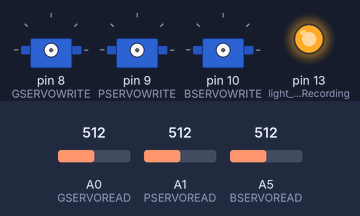
The sketch below on a simulated Arduino Uno, built with avr-gcc and run on an emulated ATmega328P. Parts: 3 × servo, output pins drawn as LEDs (lit = HIGH). The test bench sets the inputs (shaded band); at power-on: A0 (GSERVOREAD) = 512, A1 (PSERVOREAD) = 512, A5 (BSERVOREAD) = 512. What the sketch prints to the serial monitor is not drawn.

Above: at 13.4 s.
At 37.0 s:
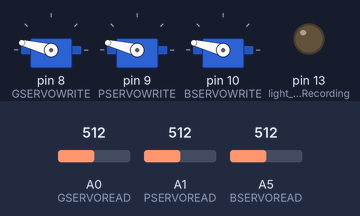
Timing chart, 0 to 61.4 s (numbered marks = the images above):
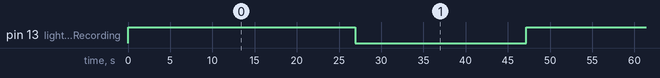

The sketch:

Record.ino
```cpp
/*
This sketch is for val11idating the concept
*/
#include <Servo.h>

// Servo with green wire
#define GSERVOREAD A0
int rawGServoPos = 0;
#define GSERVOWRITE 8
int estGServoPos = 0;
Servo GServo;

// Servo with purple wire
#define PSERVOREAD A1
int rawPServoPos = 0;
#define PSERVOWRITE 9
int estPServoPos = 0;
Servo PServo;

// Servo with blue wire
#define BSERVOREAD A5
int rawBServoPos = 0;
#define BSERVOWRITE 10
int estBServoPos = 0;
Servo BServo;

// Sampling frequency
#define SF 30
// Roughly enough mem for 600 Length
#define MAXRECORDLENGTH 550

unsigned char recordedGPos[MAXRECORDLENGTH];
unsigned char recordedPPos[MAXRECORDLENGTH];
unsigned char recordedBPos[MAXRECORDLENGTH];

int recordLength = 0;

void setup() {
  Serial.begin(9600);

  pinMode(LED_BUILTIN, OUTPUT); // light when Recording

}


void loop() {
  Record();
  Play();

  delay(2000);
}

bool EndRecord() {
  return false;
}

void Record() {
  digitalWrite(LED_BUILTIN, HIGH);

  int i = 0;
  for (; i<MAXRECORDLENGTH && !EndRecord(); i++) {

    rawGServoPos = analogRead(GSERVOREAD);
    estGServoPos = map(rawGServoPos, 60, 550, 0, 180);
    recordedGPos[i] = estGServoPos;

    rawPServoPos = analogRead(PSERVOREAD);
    estPServoPos = map(rawPServoPos, 60, 550, 0, 180);
    recordedPPos[i] = estPServoPos;

    rawBServoPos = analogRead(BSERVOREAD);
    estBServoPos = map(rawBServoPos, 60, 550, 0, 180);
    recordedBPos[i] = estBServoPos;

    delay(1000/SF);
  }
  recordLength = i;

  PrintRecord(recordedGPos);
  PrintRecord(recordedPPos);
  PrintRecord(recordedBPos);
  Serial.print("\n");

  digitalWrite(LED_BUILTIN, LOW);
}

void PrintRecord(unsigned char r[]){
  Serial.print("{ ");
  for(int i=0; i< MAXRECORDLENGTH-1; i++) {
    Serial.print(r[i]);
    Serial.print(", ");
  }
  Serial.print(r[MAXRECORDLENGTH-1]);
  Serial.print(" };\n");
}

void Play() {

  GServo.attach(GSERVOWRITE);
  PServo.attach(PSERVOWRITE);
  BServo.attach(BSERVOWRITE);

  for (int i = 0; i<recordLength; i++) {

    GServo.write(recordedGPos[i]);
    PServo.write(recordedPPos[i]);
    BServo.write(recordedBPos[i]);

    delay(1000/SF);
  }

  GServo.detach();
  PServo.detach();
  BServo.detach();
}
```

Measured:
- by itself, pin 13 (light_when_Recording): alternates HIGH for 26.9 s and LOW for 20.3 s
